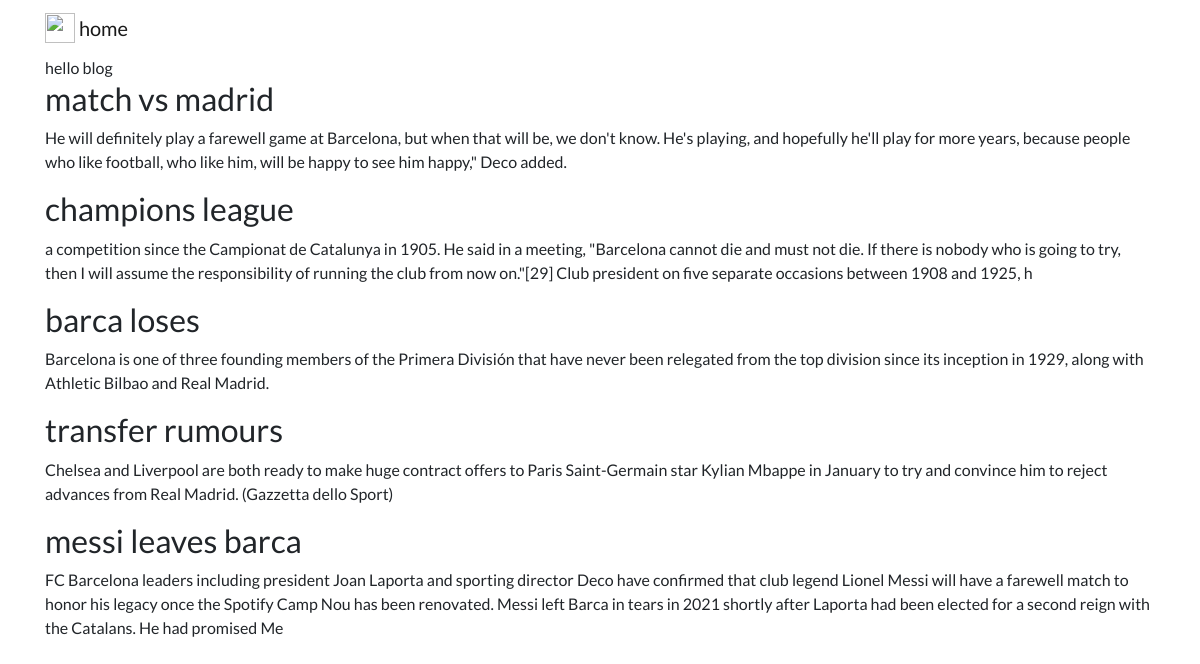
The app's page /blogs/ with its own data.
### blogs/models.py (models this page shows)
class Blog(models.Model):
    title=models.CharField(max_length=100)
    description=models.CharField(max_length=350)
    date=models.DateField()

### blogs/views.py (the view)
# urls.py: path('',views.all_blogs,name='blog'),
def all_blogs(request):
    blogs=Blog.objects.all()
    return render(request,'blogs/blog.html',{'blogs':blogs})

### blogs/templates/blogs/blog.html
{% extends "blogs/base.html" %}
{% load static %}
{% block content %}
hello blog
{% for blogs in blogs  %}
<h2>{{blogs.title}}</h2>
<p>{{blogs.description}}</p>
{% endfor %}
{% endblock %}

### blogs/templates/blogs/base.html (shortened to what this page needs)
{% load static %}
<!doctype html>
<html lang="en">
<head>
  <link rel="stylesheet" href="https://stackpath.bootstrapcdn.com/bootstrap/4.4.1/css/bootstrap.min.css">
  <link rel="stylesheet" href="{% static "portfolio/custom.css" %}">
</head>
<body>
  <nav id="topNav" class="navbar navbar-expand-md navbar-light">
    <div class="container">
      <a class="navbar-brand" href="{% url 'home' %}">
        <img src="#" width="30" height="30" class="d-inline-block align-top" >
        <span>home</span>
      </a>
    </div>
  </nav>
  <div class="container">
    {% block content %}{% endblock %}
  </div>
</body>
</html>

### portfolio/static/portfolio/custom.css (style rules this page uses)
body { font-family: 'Lato', sans-serif; }

### records on screen
Blog: title "match vs madrid", description "He will definitely play a farewell game at Barcelona, but when that will be, we don't know. He's playing, and hopefully he'll play for more years, because people who like football, who like him, will be happy to see him happy,\" Deco added."
Blog: title "champions league", description "a competition since the Campionat de Catalunya in 1905. He said in a meeting, \"Barcelona cannot die and must not die. If there is nobody who is going to try, then I will assume the responsibility of running the club from now on.\"[29] Club president on five separate occasions between 1908 and 1925, h"
Blog: title "barca loses", description "Barcelona is one of three founding members of the Primera División that have never been relegated from the top division since its inception in 1929, along with Athletic Bilbao and Real Madrid."
Blog: title "transfer rumours", description "Chelsea and Liverpool are both ready to make huge contract offers to Paris Saint-Germain star Kylian Mbappe in January to try and convince him to reject advances from Real Madrid. (Gazzetta dello Sport)"
Blog: title "messi leaves barca", description "FC Barcelona leaders including president Joan Laporta and sporting director Deco have confirmed that club legend Lionel Messi will have a farewell match to honor his legacy once the Spotify Camp Nou has been renovated. Messi left Barca in tears in 2021 shortly after Laporta had been elected for a second reign with the Catalans. He had promised Me"
